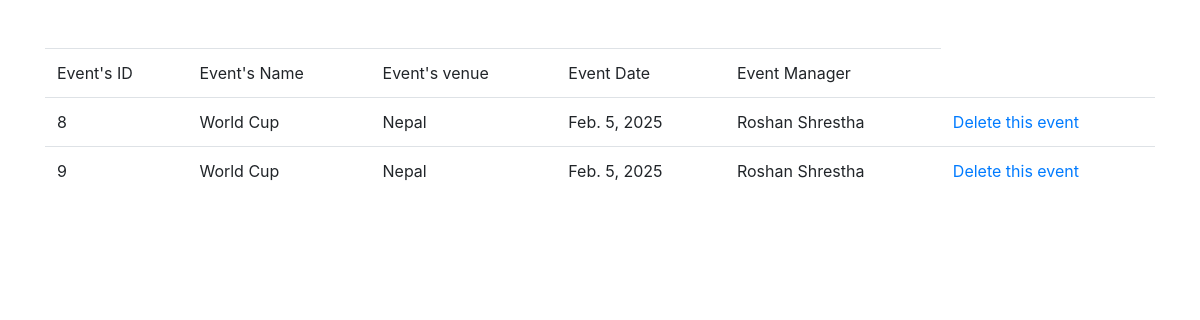
The app's page /events/viewevent/, older data.
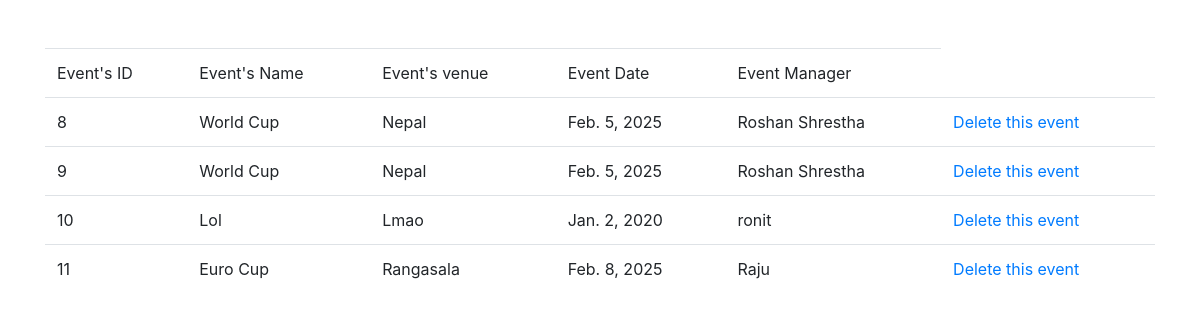
The same page, newer data.
### events/models.py (models this page shows, shortened)
class Event(models.Model):
    event_name = models.CharField('Event Name',max_length=100)
    venue = models.CharField('Venue',max_length=100)
    event_date = models.DateField('Event Date')
    manager = models.CharField('Manager Name', max_length=100)

### events/views.py (the view)
# urls.py: path('viewevent/',view_event_data),
def view_event_data(request):
    events_list=Event.objects.all()
    con_var={
        'events':events_list
    }
    return render(request,'event/viewevent.html',con_var)

### events/templates/event/viewevent.html (shortened to what this page needs)
{% load static %}
<!DOCTYPE html>
<html lang="en">
<head>
    <link href="{% static 'css/bootstrap.min.css' %}" rel="stylesheet" id="bootstrap-css">
</head>
<body>
    <div class="container mt-5">
        <table class="table">
            <thead class="thead-dark">
                <tr>
                    <td>Event's ID</td>
                    <td>Event's Name </td>
                    <td>Event's venue</td>
                    <td>Event Date</td>
                    <td>Event Manager</td>
                </tr>
            </thead>
            <tbody>
                {% for events in events %}
                    <tr>
                        <td>{{events.id}}</td>
                        <td>{{events.event_name}}</td>
                        <td>{{events.venue}}</td>
                        <td>{{events.event_date}}</td>
                        <td>{{events.manager}}</td>
                        <td><a href="delete/{{events.id}}">Delete this event</a></td>
                    </tr>
                {% empty %}
                    There are no Events.
                {% endfor %}
            </tbody>
        </table>
    </div>
</body>
</html>

Row changes from the older to the newer data that the page shows:
added Event: id "10", event_name "Lol", venue "Lmao", event_date "Jan. 2, 2020", manager "ronit"
added Event: id "11", event_name "Euro Cup", venue "Rangasala", event_date "Feb. 8, 2025", manager "Raju"
